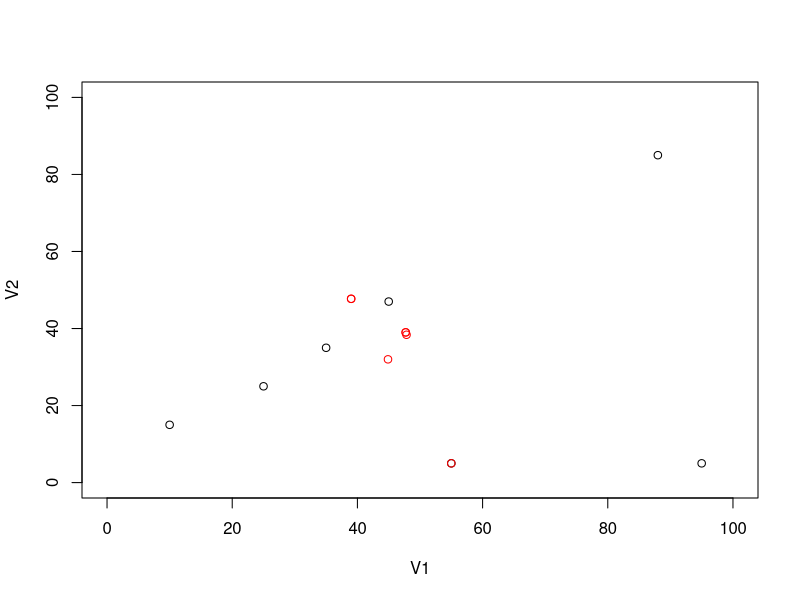
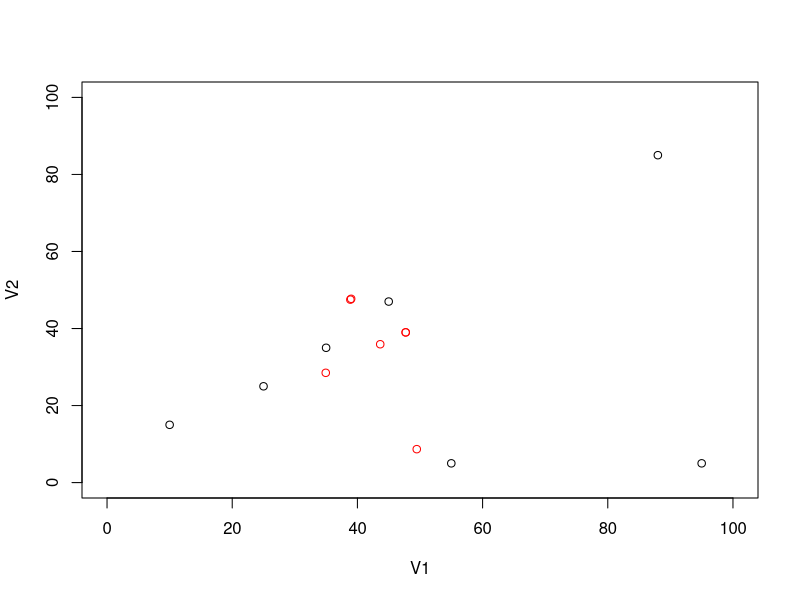
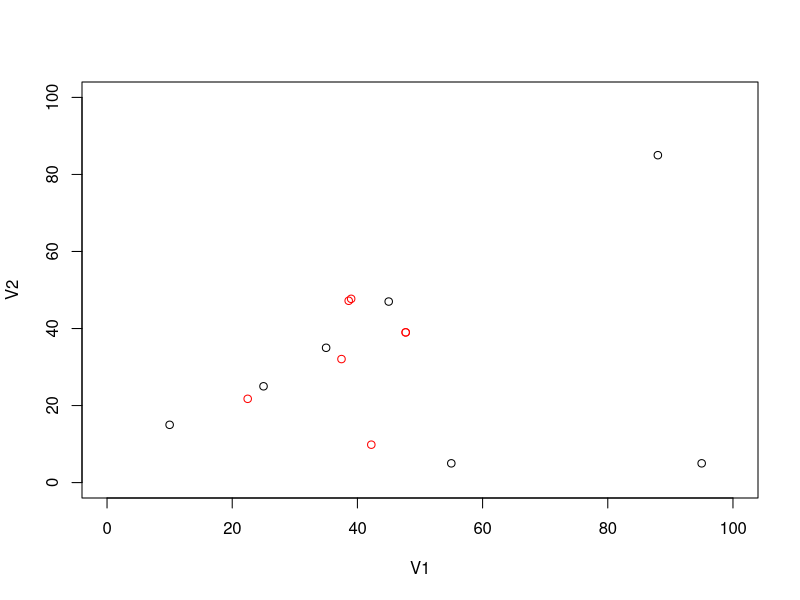
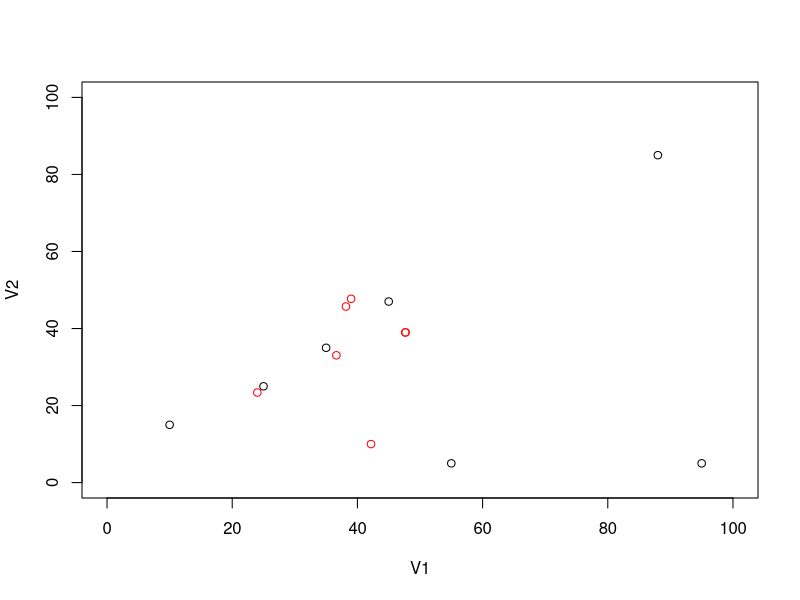
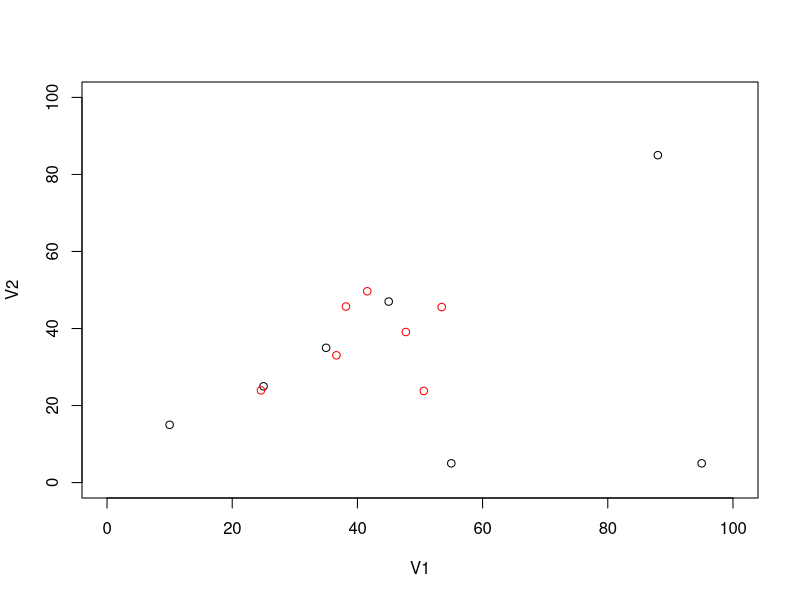
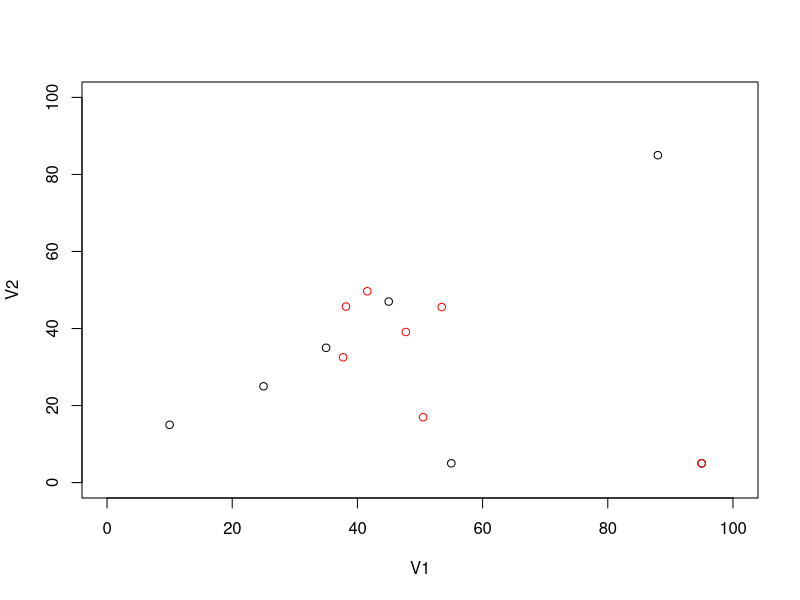
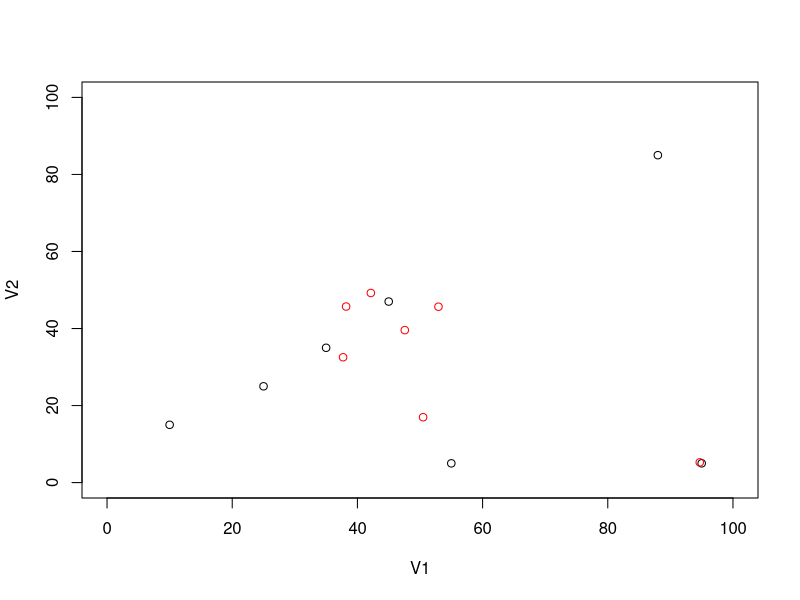
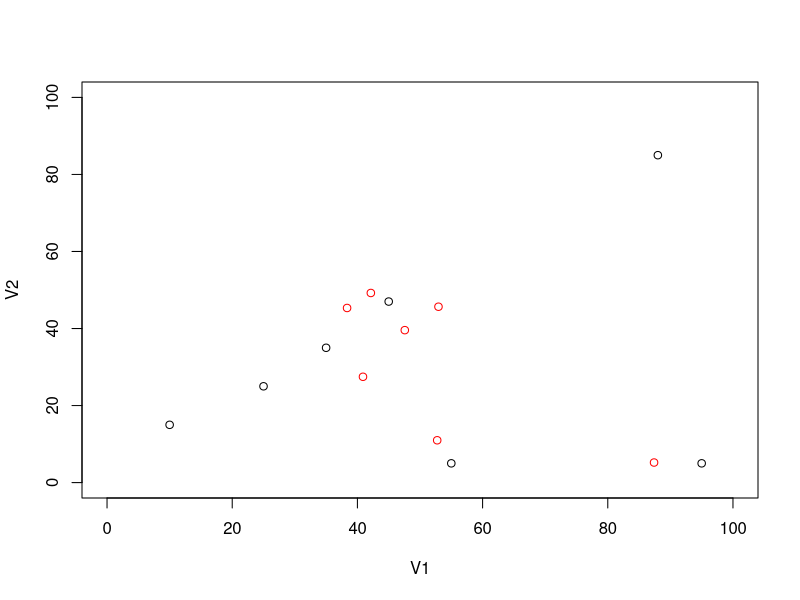

These charts were generated, in order, by the following R code:
#! /usr/bin/env Rscript

# implementation of travelling salesman problem in R
# data in the form of two-dimensional points

loopmax = 100   

library(calibrate)

max = 10^6

data = read.table("tsp.in.txt")

data <- as.matrix(data)            # data matrix

mc <- colMeans(data)            # mean of data

ncities = NROW(data)            # number of cities

W <- matrix(0,ncities,2)       # weight matrix

# weight initialisation

i=1
while(i<ncities+1)
  {
    W <-matrix(c((mc[1]+data[i,1])/2,(mc[2]+data[i,2])/2),i,2)
    i=i+1
  }

# input presentation

loop = 1

while(loop > 0 && loop < loopmax)
  {
    j=1     #index of city
       
    while(j< ncities+1)
      {
        i=1
        dmin = max   # minimum distance from the city of weights
        
        # checking min distance from city no. j
        
        while(i < ncities+1)
          {
            if (dmin > sqrt(sum(abs(W[i,]-data[j,]))^2))
              {
                dmin = sqrt(sum(abs(W[i,]-data[j,]))^2)
                qrow = i
              }
            i = i + 1
          }

        #counting the no of weights not overlapped with the cities
        
   mcount = 0    
        i=1
        while(i<ncities)
          {
            if(sum(abs(data[j,]-W[i,])) != 0)
              mcount = mcount +1
              
            i = i +1
          }
        
       # weight modification  
        i = 1
        
        while(i < ncities+1) 
          {
            if (abs(ncities-(qrow-i)) < abs(qrow-i))
                    W[i,] = W[i,] + (1/(1+abs(ncities-(qrow-1))))*exp(-(abs(ncities-(qrow-i))^2))*(data[j,]-W[i,])
              else 
              W[i,] = W[i,] + (1/(1+abs(qrow-1)))*exp(-(abs(qrow-i)^2))*(data[j,]-W[i,])
                i = i + 1
          }
                j=j+1
        
        # plotting of data and weights
        plot(data, xlim = c(0,100) , ylim = c(0,100) ,  col = "black")
        
        points(W, xlim = c(0,100) , ylim = c(0,100) ,  col = "red")
      }

if(mcount == 0)
  loop = -1

       else  loop = loop + 1
    print(loop)
      
     }

################

print(W)
cities <- vector()
i=1

# calculating the order of the cities to be visited
while(i<ncities+1)
  {
    j=1
    dmin=max
    while(j<ncities+1)
      {
        if(dmin > sqrt(sum(abs(W[i,]-data[j,]))^2))
          {
           dmin = sqrt(sum(abs(W[i,]-data[j,]))^2)
           cities[i] = j
         }
        j=j+1
      }
    i=i+1
  }
print(cities)
textxy(data[,1],data[,2],cities,offset=1,cex=1)      #putting labels on cities
